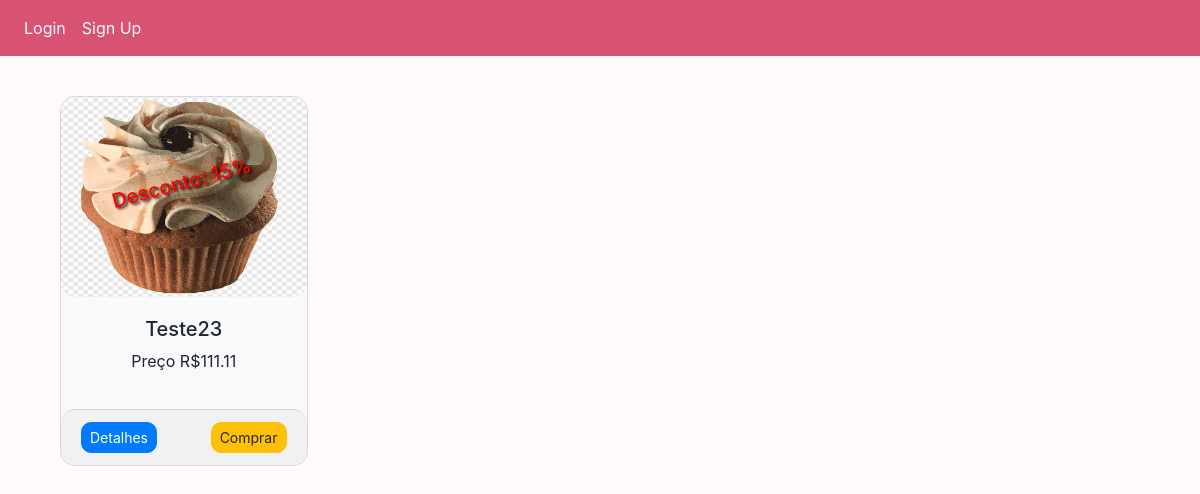
Page /home on the earlier database version.
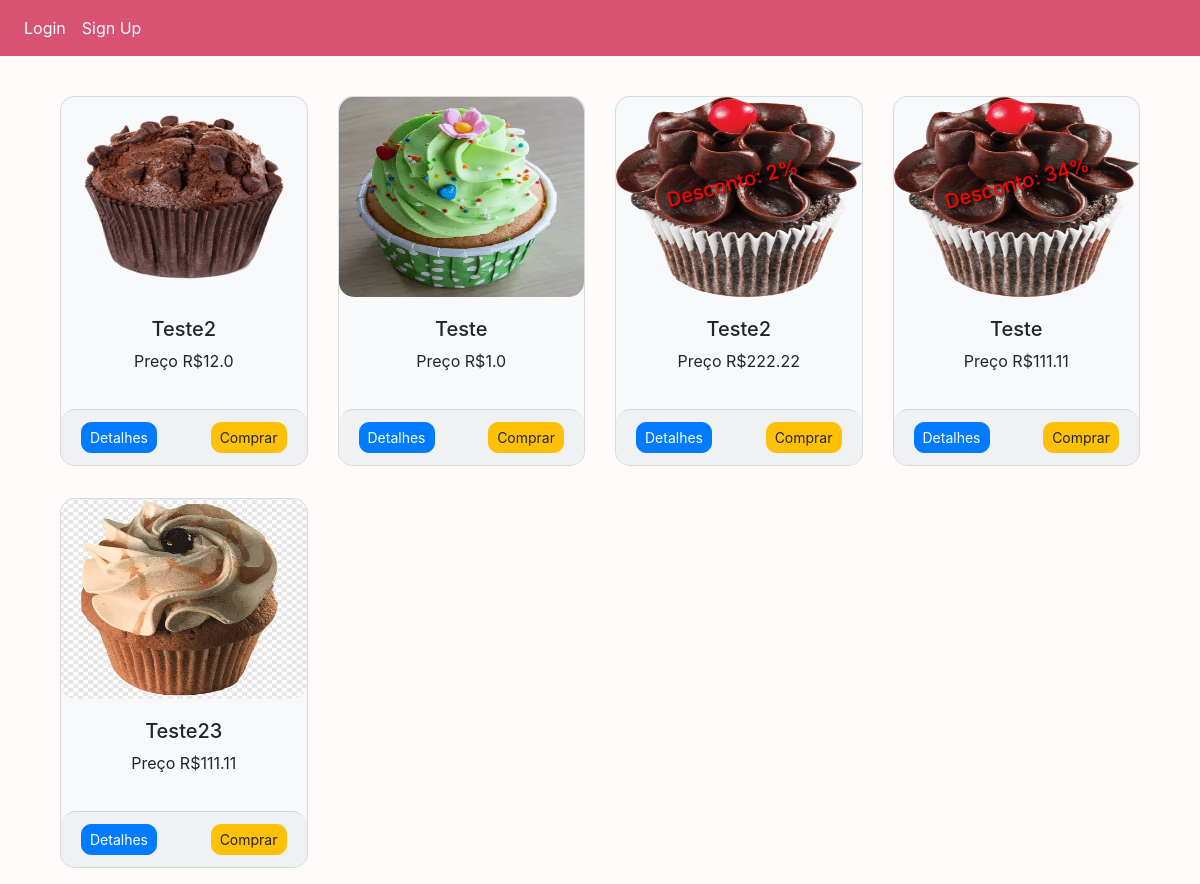
Same page on the later database version.
### website/models.py (models this page shows)
class Product(db.Model):
    id = db.Column(db.Integer, primary_key=True)
    name = db.Column(db.String(80), nullable=False)
    price = db.Column(db.Float, nullable=False)
    discount = db.Column(db.Integer, default=0)
    stock = db.Column(db.Integer, nullable=False)
    description = db.Column(db.String(200), nullable=False)
    user_id = db.Column(db.Integer, db.ForeignKey('user.id'))
    pub_date = db.Column(db.DateTime, nullable=False, default=datetime.now)
    img = db.Column(db.String(150), nullable=False, default='image.jpg')

### website/auth.py (the view)
@auth.route('/home')
def home():
    page = request.args.get('page',1, type=int)
    products = Product.query.filter(Product.stock > 0).order_by(
        Product.id.desc()).paginate(page=page, per_page= 8) # Buscar os produtos(Product) que estão na base de dados, ordena por ID e define a quantidade de produtos por pagina
    return render_template('home.html', user=current_user, products = products) # Colocar a relação de produtos(Product) encontrados na variavel products para enviar ao home.html

### website/templates/home.html (shortened to what this page needs)
{% extends "base.html" %} {% block title %}Home{% endblock %} {% block content%}
<div class="container">
    <br />
    <div class="row">
        {% for product in products.items %}
        <div class="col-md-3 mt-3">
            <div class="card bg-light mb-3" style="max-width: 18rem; border-radius: 15px;">
                    <img src="{{url_for('static', filename='images/' + product.img)}}" alt="product.name" class="card-img-top" height="200" style="border-radius: 15px;">
                <div class="card-body">
                        {% if product.discount > 0 %}
                        <h5 style="text-shadow: 2px 2px 3px #000000; color: #F00; transform: rotate(-15deg); position:absolute; top:20%;
                        left: 20%;"> Desconto: {{product.discount}}%</h5>
                        {% endif %}
                    <h5 class="text-center">{{product.name}}</h5>
                    <p class="text-center">Preço R${{product.price}}</p>
                </div>
                <div class="card-footer" style="border-radius: 15px;">
                    <a href="#" class="float-left btn btn-sm btn-primary" style="border-radius: 10px;">Detalhes</a>
                    <a href="#" class="float-right btn btn-sm btn-warning" style="border-radius: 10px;">Comprar</a>
                </div>
            </div>
        </div>
        {% endfor %}
    </div>
</div>
{% endblock %}

### website/templates/base.html (shortened to what this page needs)
<!DOCTYPE html>
<html>
  <head>
    <link
      rel="stylesheet"
      href="https://stackpath.bootstrapcdn.com/bootstrap/4.4.1/css/bootstrap.min.css"
    />
    <link
      rel="stylesheet"
      href="https://stackpath.bootstrapcdn.com/font-awesome/4.7.0/css/font-awesome.min.css"
    />
  </head>
  <body>
    <nav
      class="navbar navbar-expand-lg navbar-light"
      style="background-color: #d85372"
    >
      <div class="collapse navbar-collapse" id="navbar">
        <div class="navbar-nav">
          {%if user.is_authenticated%}
          <a class="nav-item nav-link" id="home" href="/home" style="color: aliceblue">Home</a>
          <a class="nav-item nav-link" id="addProduct" href="/addProduct"  style="color: aliceblue">Adicionar produto</a>
          <a class="nav-item nav-link" id="stock" href="/stock"  style="color: aliceblue">Estoque</a>
          <a class="nav-item nav-link" id="logout" href="/logout"  style="color: aliceblue" data-toggle="modal" data-target="#modalExemplo">Logout</a>
          {%else %}
          <a class="nav-item nav-link" id="login" href="/login" style="color: aliceblue">Login</a>
          <a class="nav-item nav-link" id="signUp" href="/sign-up" style="color: aliceblue">Sign Up</a>
          {% endif %}
        </div>
      </div>
    </nav>
    <div class="container">{% block content %} {% endblock %}</div>
  </body>
</html>

### website/templates/base.html (style rules this page uses)
body { background-color: #fffbfb; }

Differences in the rows shown:
added Product: img (picture), name "Teste2", price "12.0"
added Product: img (picture), name "Teste", price "1.0"
added Product: img (picture), discount "2", name "Teste2", price "222.22"
added Product: img (picture), discount "34", name "Teste", price "111.11"
changed Product "Teste23": discount "15" → (not shown)
